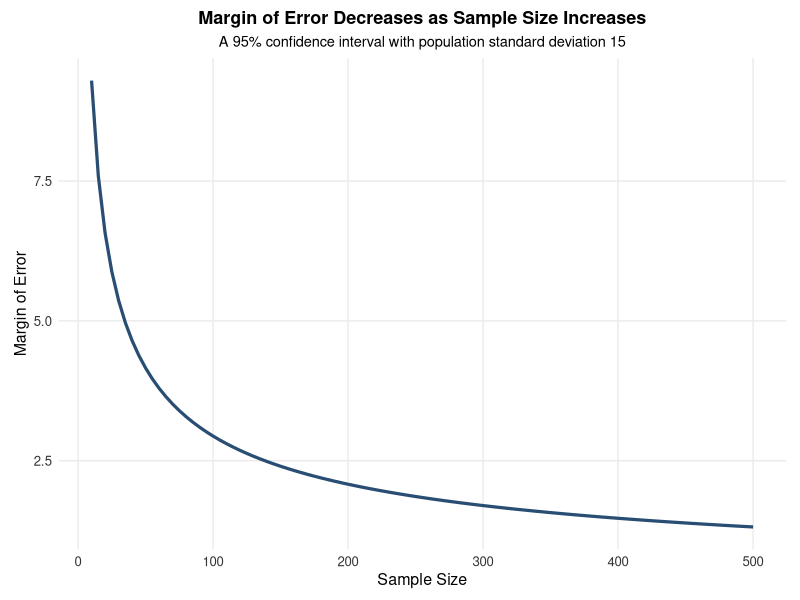
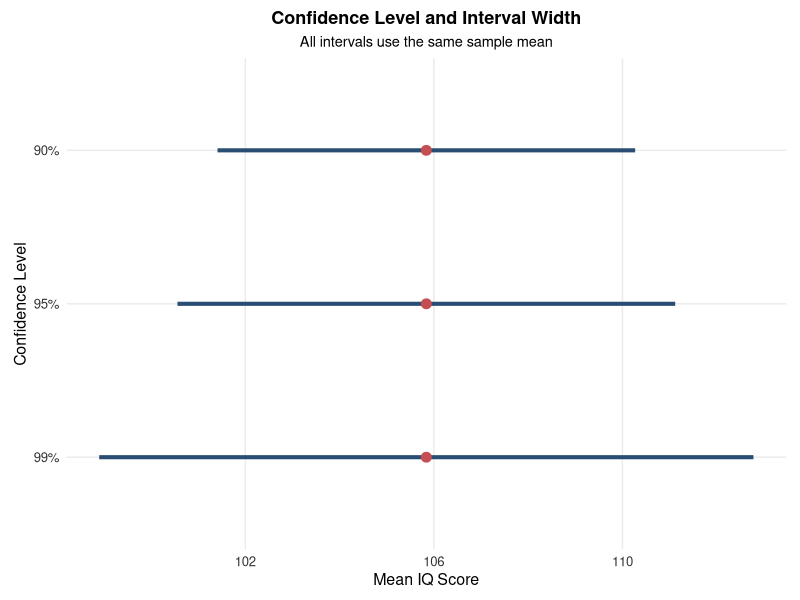
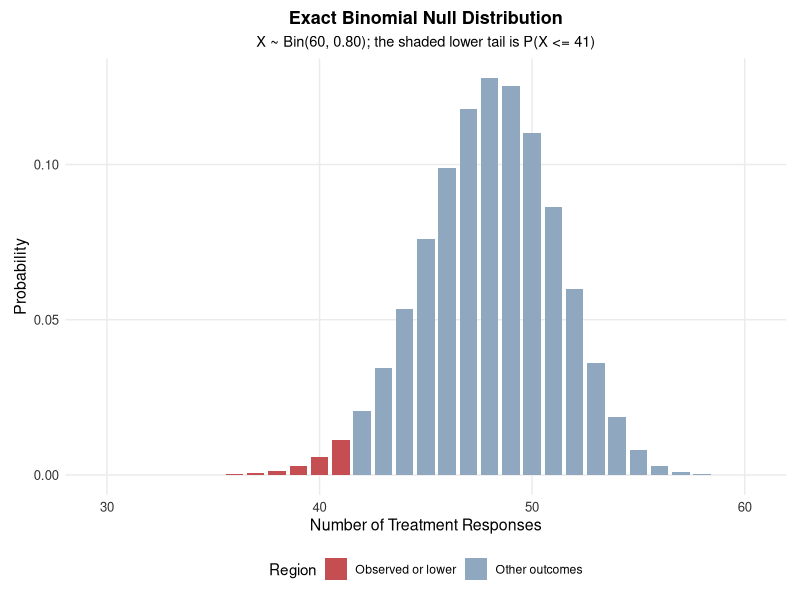
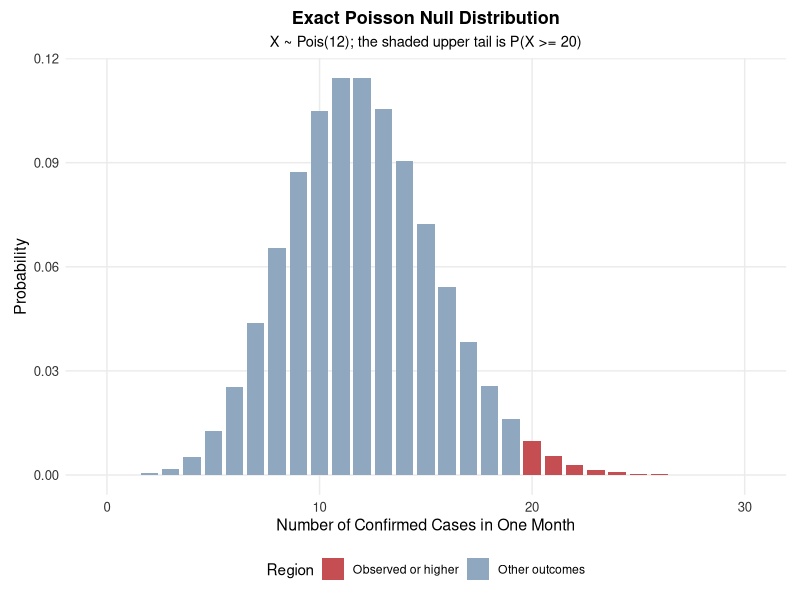
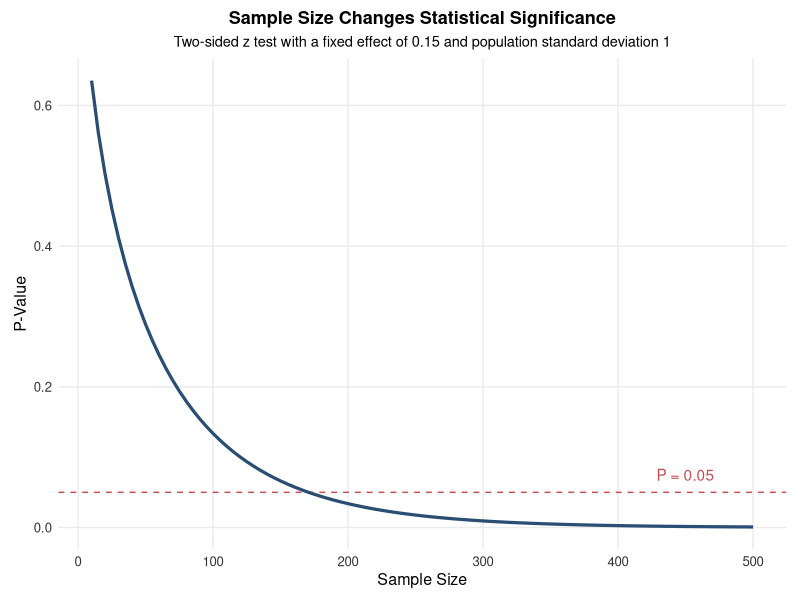
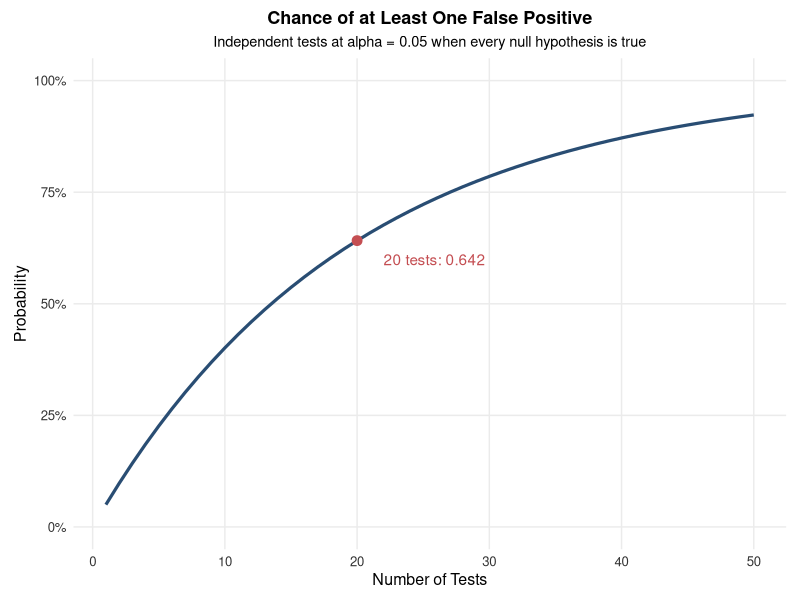
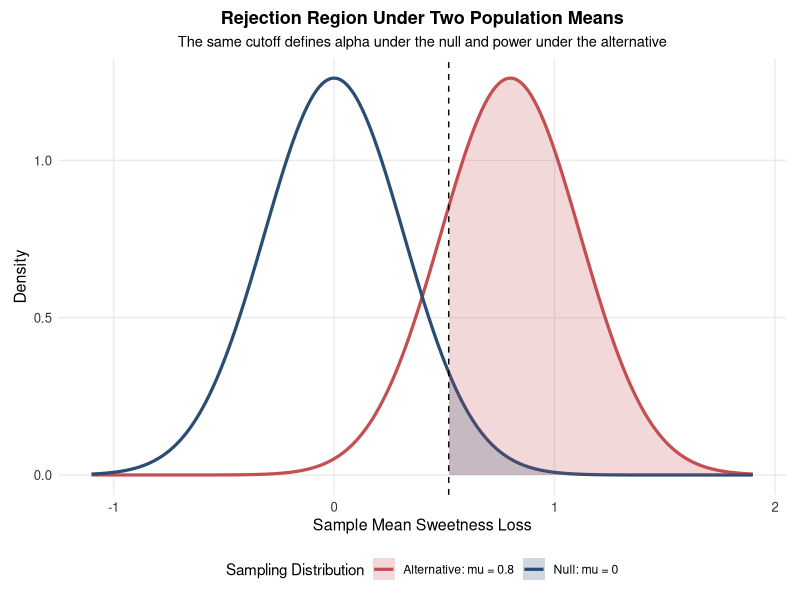
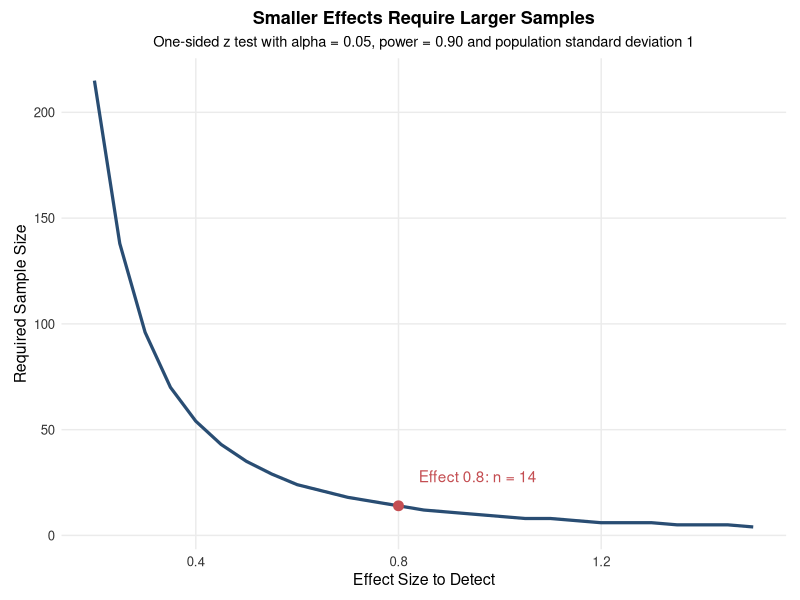

Reproduce these figures in R, in order.
## ---- chunk 1
knitr::opts_chunk$set(
  echo = TRUE,
  warning = FALSE,
  message = FALSE,
  error = FALSE,
  fig.align = "center",
  fig.width = 7,
  fig.height = 4.2
)

if (!requireNamespace("ggplot2", quietly = TRUE)) {
  stop("The ggplot2 package must be installed before this chapter is knitted.")
}

suppressPackageStartupMessages({
  library(ggplot2)
})

lecture_chart_theme <- theme_minimal(base_size = 11) +
  theme(
    plot.title = element_text(size = 13, face = "bold", hjust = 0.5),
    plot.subtitle = element_text(size = 10.5, hjust = 0.5),
    axis.title = element_text(size = 11.5),
    axis.text = element_text(size = 9.5, colour = "#333333"),
    panel.grid.minor = element_blank(),
    plot.background = element_rect(fill = "white", colour = NA),
    panel.background = element_rect(fill = "white", colour = NA),
    plot.margin = margin(8, 10, 8, 10)
  )

# Every lecture figure is saved as a high-resolution PNG for the Beamer slides.
save_plot <- function(filename, plot, width = 7.4, height = 4.4) {
  ggsave(
    filename = filename,
    plot = plot,
    width = width,
    height = height,
    units = "in",
    dpi = 300,
    bg = "white"
  )
}

# Figure 1: Margin of error and sample size
sample_sizes <- seq(10, 500, by = 5)
margin_data <- data.frame(
  n = sample_sizes,
  margin = qnorm(0.975) * 15 / sqrt(sample_sizes)
)

p_margin <- ggplot(margin_data, aes(x = n, y = margin)) +
  geom_line(colour = "#294D73", linewidth = 1.1) +
  labs(
    title = "Margin of Error Decreases as Sample Size Increases",
    subtitle = "A 95% confidence interval with population standard deviation 15",
    x = "Sample Size",
    y = "Margin of Error"
  ) +
  lecture_chart_theme

# Figure 2: Three confidence levels for the IQ example
iq_intervals <- data.frame(
  confidence = factor(
    c("90%", "95%", "99%"),
    levels = c("99%", "95%", "90%")
  ),
  lower = c(101.41, 100.56, 98.90),
  upper = c(110.27, 111.12, 112.78),
  centre = 105.84
)

p_iq_intervals <- ggplot(
  iq_intervals,
  aes(y = confidence, x = centre)
) +
  geom_segment(
    aes(x = lower, xend = upper, yend = confidence),
    colour = "#294D73",
    linewidth = 1.4
  ) +
  geom_point(colour = "#C44E52", size = 3) +
  labs(
    title = "Confidence Level and Interval Width",
    subtitle = "All intervals use the same sample mean",
    x = "Mean IQ Score",
    y = "Confidence Level"
  ) +
  lecture_chart_theme

# Figure 3: Null and alternative sampling distributions for power
se_cola <- 1 / sqrt(10)
critical_xbar <- qnorm(0.95, mean = 0, sd = se_cola)
x_grid <- seq(-1.1, 1.9, length.out = 1000)

power_curves <- rbind(
  data.frame(
    xbar = x_grid,
    density = dnorm(x_grid, mean = 0, sd = se_cola),
    model = "Null: mu = 0"
  ),
  data.frame(
    xbar = x_grid,
    density = dnorm(x_grid, mean = 0.8, sd = se_cola),
    model = "Alternative: mu = 0.8"
  )
)

power_shading <- subset(
  power_curves,
  xbar >= critical_xbar
)

p_power <- ggplot(
  power_curves,
  aes(x = xbar, y = density, colour = model)
) +
  geom_line(linewidth = 1.1) +
  geom_area(
    data = power_shading,
    aes(fill = model),
    alpha = 0.22,
    position = "identity",
    colour = NA
  ) +
  geom_vline(
    xintercept = critical_xbar,
    linetype = "dashed",
    colour = "black"
  ) +
  scale_colour_manual(
    values = c(
      "Null: mu = 0" = "#294D73",
      "Alternative: mu = 0.8" = "#C44E52"
    )
  ) +
  scale_fill_manual(
    values = c(
      "Null: mu = 0" = "#294D73",
      "Alternative: mu = 0.8" = "#C44E52"
    )
  ) +
  labs(
    title = "Rejection Region Under Two Population Means",
    subtitle = "The same cutoff defines alpha under the null and power under the alternative",
    x = "Sample Mean Sweetness Loss",
    y = "Density",
    colour = "Sampling Distribution",
    fill = "Sampling Distribution"
  ) +
  lecture_chart_theme +
  theme(legend.position = "bottom")

# Figure 4: Statistical significance and sample size
significance_data <- data.frame(
  n = seq(10, 500, by = 5)
)

fixed_effect <- 0.15
fixed_sigma <- 1

significance_data$z <- (
  fixed_effect /
  (fixed_sigma / sqrt(significance_data$n))
)

significance_data$p_value <- 2 * pnorm(
  -abs(significance_data$z)
)

p_significance <- ggplot(
  significance_data,
  aes(x = n, y = p_value)
) +
  geom_hline(
    yintercept = 0.05,
    linetype = "dashed",
    colour = "#C44E52"
  ) +
  geom_line(colour = "#294D73", linewidth = 1.1) +
  annotate(
    "text",
    x = 450,
    y = 0.075,
    label = "P = 0.05",
    colour = "#C44E52"
  ) +
  labs(
    title = "Sample Size Changes Statistical Significance",
    subtitle = "Two-sided z test with a fixed effect of 0.15 and population standard deviation 1",
    x = "Sample Size",
    y = "P-Value"
  ) +
  lecture_chart_theme

# Figure 5: Multiple testing and false-positive risk
multiple_testing_data <- data.frame(
  tests = 1:50
)

multiple_testing_data$at_least_one <- (
  1 - (1 - 0.05)^multiple_testing_data$tests
)

p_multiple_testing <- ggplot(
  multiple_testing_data,
  aes(x = tests, y = at_least_one)
) +
  geom_line(colour = "#294D73", linewidth = 1.1) +
  geom_point(
    data = subset(multiple_testing_data, tests == 20),
    colour = "#C44E52",
    size = 3
  ) +
  annotate(
    "text",
    x = 22,
    y = 0.60,
    label = "20 tests: 0.642",
    colour = "#C44E52",
    hjust = 0
  ) +
  scale_y_continuous(
    labels = function(x) paste0(round(100 * x), "%"),
    limits = c(0, 1)
  ) +
  labs(
    title = "Chance of at Least One False Positive",
    subtitle = "Independent tests at alpha = 0.05 when every null hypothesis is true",
    x = "Number of Tests",
    y = "Probability"
  ) +
  lecture_chart_theme

# Figure 6: Effect size and the sample required for target power
effect_sizes <- seq(0.20, 1.50, by = 0.05)
z_alpha <- qnorm(0.95)
z_power <- qnorm(0.90)

power_sample_data <- data.frame(
  effect_size = effect_sizes,
  required_n = ceiling(
    ((z_alpha + z_power) / effect_sizes)^2
  )
)

p_power_sample <- ggplot(
  power_sample_data,
  aes(x = effect_size, y = required_n)
) +
  geom_line(colour = "#294D73", linewidth = 1.1) +
  geom_point(
    data = subset(power_sample_data, effect_size == 0.80),
    colour = "#C44E52",
    size = 3
  ) +
  annotate(
    "text",
    x = 0.84,
    y = 28,
    label = "Effect 0.8: n = 14",
    colour = "#C44E52",
    hjust = 0
  ) +
  labs(
    title = "Smaller Effects Require Larger Samples",
    subtitle = "One-sided z test with alpha = 0.05, power = 0.90 and population standard deviation 1",
    x = "Effect Size to Detect",
    y = "Required Sample Size"
  ) +
  lecture_chart_theme

# Figure 7: Exact binomial null distribution with the observed lower tail
binomial_values <- 0:60
binomial_tail_data <- data.frame(
  x = binomial_values,
  probability = dbinom(binomial_values, size = 60, prob = 0.80),
  region = ifelse(binomial_values <= 41, "Observed or lower", "Other outcomes")
)

p_binomial_tail <- ggplot(
  subset(binomial_tail_data, x >= 30),
  aes(x = x, y = probability, fill = region)
) +
  geom_col(width = 0.82) +
  scale_fill_manual(
    values = c(
      "Observed or lower" = "#C44E52",
      "Other outcomes" = "#8FA8BF"
    )
  ) +
  labs(
    title = "Exact Binomial Null Distribution",
    subtitle = "X ~ Bin(60, 0.80); the shaded lower tail is P(X <= 41)",
    x = "Number of Treatment Responses",
    y = "Probability",
    fill = "Region"
  ) +
  lecture_chart_theme +
  theme(legend.position = "bottom")

# Figure 8: Exact Poisson null distribution with the observed upper tail
poisson_values <- 0:30
poisson_tail_data <- data.frame(
  x = poisson_values,
  probability = dpois(poisson_values, lambda = 12),
  region = ifelse(poisson_values >= 20, "Observed or higher", "Other outcomes")
)

p_poisson_tail <- ggplot(
  poisson_tail_data,
  aes(x = x, y = probability, fill = region)
) +
  geom_col(width = 0.82) +
  scale_fill_manual(
    values = c(
      "Observed or higher" = "#C44E52",
      "Other outcomes" = "#8FA8BF"
    )
  ) +
  labs(
    title = "Exact Poisson Null Distribution",
    subtitle = "X ~ Pois(12); the shaded upper tail is P(X >= 20)",
    x = "Number of Confirmed Cases in One Month",
    y = "Probability",
    fill = "Region"
  ) +
  lecture_chart_theme +
  theme(legend.position = "bottom")

# Save the figures used in both the notes and the lecture slides.
save_plot(
  "fig_ch15_margin_sample_size.png",
  p_margin
)

save_plot(
  "fig_ch15_confidence_levels.png",
  p_iq_intervals,
  height = 3.8
)

save_plot(
  "fig_ch15_power_curves.png",
  p_power,
  height = 4.7
)

save_plot(
  "fig_ch15_significance_sample_size.png",
  p_significance
)

save_plot(
  "fig_ch15_multiple_testing.png",
  p_multiple_testing
)

save_plot(
  "fig_ch15_power_sample_size.png",
  p_power_sample
)

save_plot(
  "fig_ch15_binomial_tail.png",
  p_binomial_tail
)

save_plot(
  "fig_ch15_poisson_tail.png",
  p_poisson_tail
)
## ---- chunk 2
p_margin
## ---- chunk 3
p_iq_intervals
## ---- chunk 4
x_bar <- 105.84
sigma <- 15
n <- 31

confidence_levels <- c(0.90, 0.95, 0.99)
z_star <- qnorm((1 + confidence_levels) / 2)
margin_error <- z_star * sigma / sqrt(n)

data.frame(
  confidence_level = confidence_levels,
  z_star = round(z_star, 3),
  margin_error = round(margin_error, 2),
  lower = round(x_bar - margin_error, 2),
  upper = round(x_bar + margin_error, 2)
)
## ---- chunk 5
margin_31 <- qnorm(0.975) * 15 / sqrt(31)
margin_62 <- qnorm(0.975) * 15 / sqrt(62)
margin_124 <- qnorm(0.975) * 15 / sqrt(124)

round(
  c(
    n_31 = margin_31,
    n_62 = margin_62,
    n_124 = margin_124
  ),
  3
)
## ---- chunk 6
p_binomial_tail
## ---- chunk 7
n_dogs <- 60
p_null <- 0.80
x_observed <- 41

p_value <- pbinom(
  q = x_observed,
  size = n_dogs,
  prob = p_null
)

p_value
# [1] 0.02206845
## ---- chunk 8
p_poisson_tail
## ---- chunk 9
lambda_null <- 12
x_observed <- 20

p_value <- ppois(
  q = x_observed - 1,
  lambda = lambda_null,
  lower.tail = FALSE
)

p_value
# [1] 0.02127977
## ---- chunk 10
p_significance
## ---- chunk 11
number_of_tests <- 20
alpha <- 0.05

probability_at_least_one <- 1 - (1 - alpha)^number_of_tests
round(probability_at_least_one, 3)
## ---- chunk 12
p_multiple_testing
## ---- chunk 13
z_star <- qnorm(0.975)
sigma <- 0.6
target_margin <- 0.05

unrounded_n <- (z_star * sigma / target_margin)^2
required_n <- ceiling(unrounded_n)

c(
  unrounded_sample_size = unrounded_n,
  required_sample_size = required_n
)
## ---- chunk 14
achieved_margin <- z_star * sigma / sqrt(required_n)
round(achieved_margin, 5)
## ---- chunk 15
p_power
## ---- chunk 16
sigma <- 1
n <- 10
alpha <- 0.05
mu_0 <- 0
mu_alternative <- 0.8

standard_error <- sigma / sqrt(n)
critical_x_bar <- qnorm(
  1 - alpha,
  mean = mu_0,
  sd = standard_error
)

power <- pnorm(
  critical_x_bar,
  mean = mu_alternative,
  sd = standard_error,
  lower.tail = FALSE
)

c(
  critical_sample_mean = critical_x_bar,
  power = power
)
## ---- chunk 17
p_power_sample
## ---- chunk 18
alpha <- 0.05
target_power <- 0.90
sigma <- 1
effect_size <- 0.8

z_alpha <- qnorm(1 - alpha)
z_power <- qnorm(target_power)

unrounded_n <- (
  (z_alpha + z_power) * sigma / effect_size
)^2

ceiling(unrounded_n)
